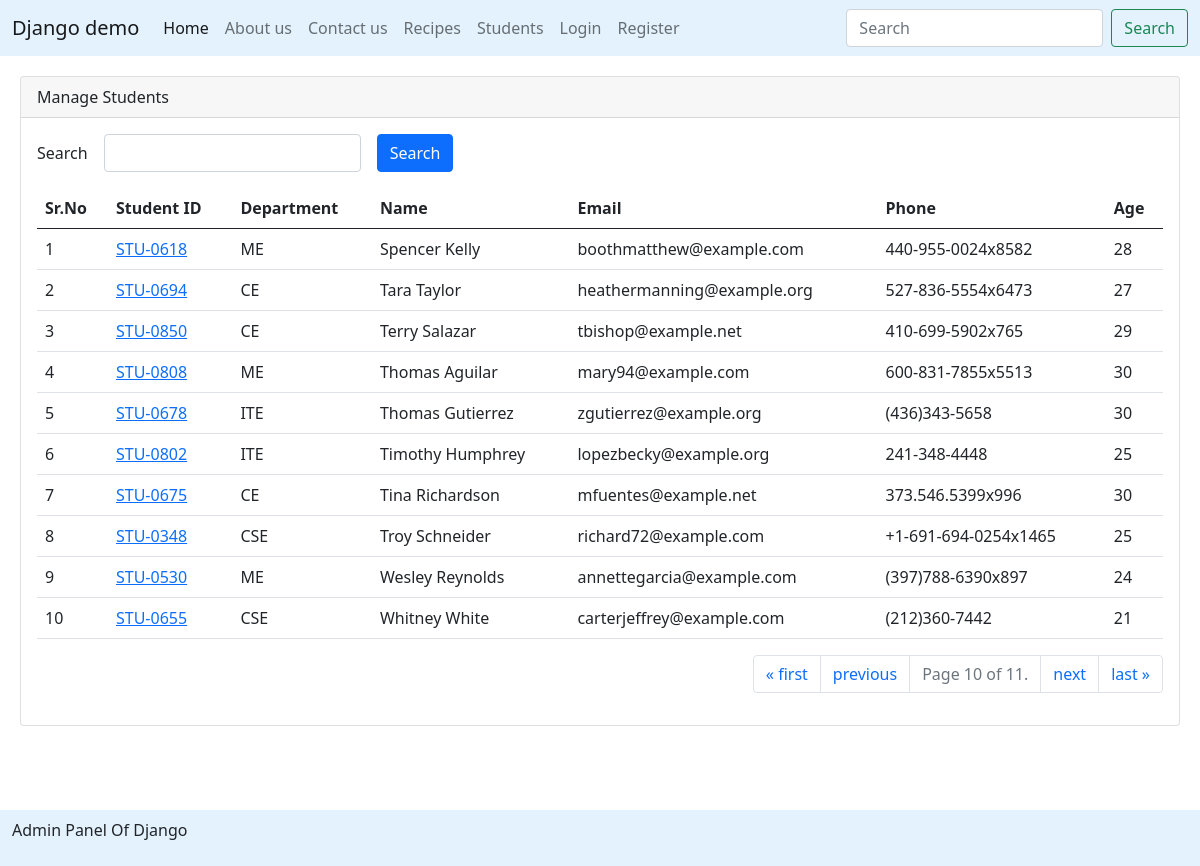
Page /students/?page=10 on the earlier database version.
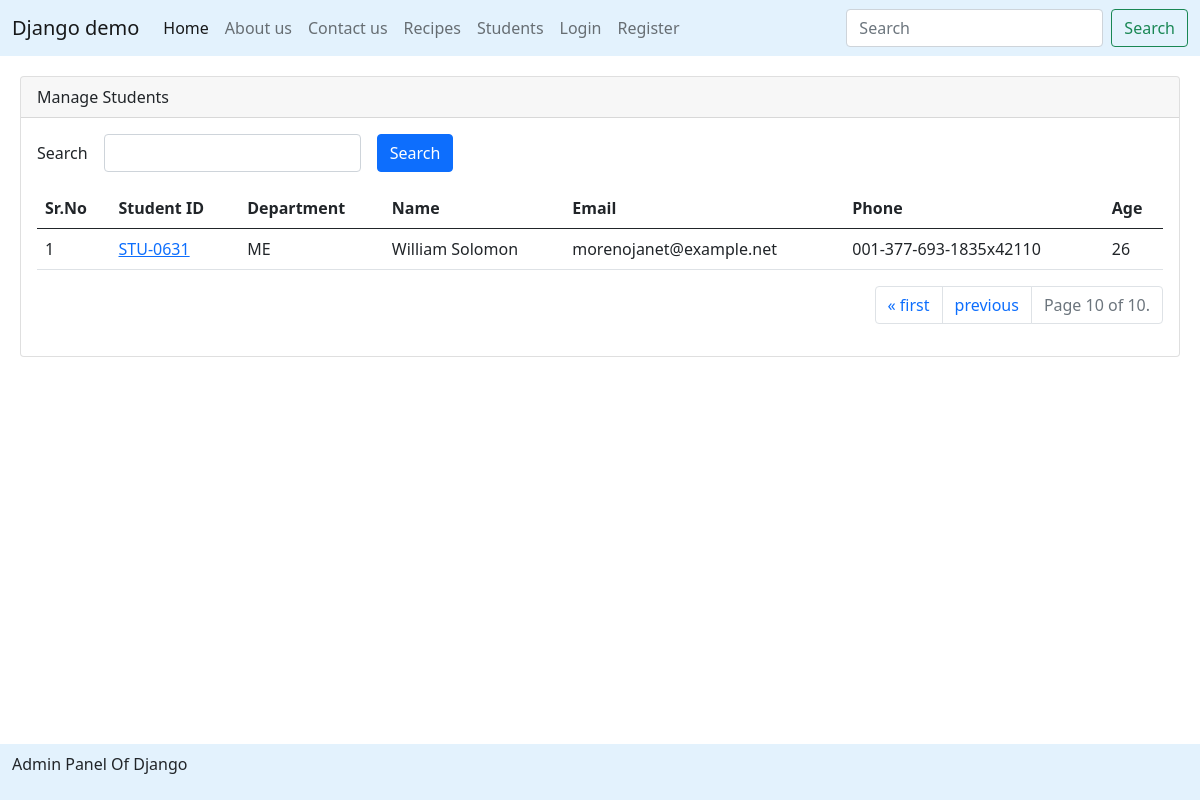
Same page on the later database version.
### recipe/models.py (models this page shows, shortened)
class Student(models.Model):
    department = models.ForeignKey(Department, related_name="depart", on_delete=models.CASCADE)
    student_id = models.OneToOneField(StudentID, related_name="studentid", on_delete=models.CASCADE)
    name = models.CharField(max_length=100)
    email = models.EmailField()
    phone = models.CharField(max_length=100)
    age = models.IntegerField()
    address = models.TextField(null=True, blank=True)
    is_deleted = models.BooleanField(default=False)
    objects = StudentsManager()
    admin_objects = models.Manager()
    class Meta:
        ordering = ['name']
        verbose_name = "student"

class StudentID(models.Model):
    student_id = models.CharField(max_length=100)
    def __str__(self) -> str:
        return self.student_id

class Department(models.Model):
    department = models.CharField(max_length=100)
    def __str__(self) -> str:
        return self.department
    class Meta:
        ordering = ['department']

### recipe/views.py (the view, shortened to what this page needs)
# urls.py: path('students/', get_students, name="get_students"),
def get_students(request):
   queryset = Student.objects.all()
   paginator = Paginator(queryset, 10)  # Show 25 contacts per page.
   page_number = request.GET.get("page",1)
   page_obj = paginator.get_page(page_number)
   context = {'page':'Django Students Data', 'students':page_obj}
   return render(request, 'report/students.html', context)

### recipe/models.py (called while the page is built)
    def get_queryset(self):
        return super().get_queryset().filter(is_deleted = False)

### recipe/templates/report/students.html (shortened to what this page needs)
{% extends "layouts/master.html" %}
{% block main %}
<div class="card" style="margin: 20px;">
    <div class="card-header">
       Manage Students
    </div>
    <div class="card-body">
        <form>
            <div class="mb-3">
                <div class="row g-3 align-items-center">
                    <div class="col-auto">
                        <label for="search" class="col-form-label">Search</label>
                    </div>
                    <div class="col-auto">
                        <input type="text" id="search" name="search"
                            class="form-control">
                    </div>
                    <div class="col-auto">
                        <button type="submit" class="btn btn-primary">
                            Search
                    </div>
                </div>
            </div>
        </form>
            <table class="table">
                <thead>
                    <tr>
                        <th>Sr.No</th>
                        <th>Student ID</th>
                        <th>Department</th>
                        <th>Name</th>
                        <th>Email</th>
                        <th>Phone</th>
                        <th>Age</th>
                    </tr>
                </thead>
                <tbody>
                    {% for student in students %}
                    <tr>
                        <td>{{ forloop.counter }}</td>
                        <td>
                            <a href="{% url 'see_marks' student.student_id %}">
                            {{ student.student_id }}
                        </a>
                        </td>
                        <td>{{ student.department }}</td>
                        <td>{{ student.name }}</td>
                        <td>{{ student.email }}</td>
                        <td>{{ student.phone }}</td>
                        <td>{{ student.age }}</td>
                    </tr>
                    {% endfor %}
                </tbody>
            </table>
            <nav aria-label="Page navigation example">
                <ul class="pagination justify-content-end">
                  {% if students.has_previous %}
                  <li class="page-item"><a class="page-link" href="?page=1">&laquo; first</a></li>
                    <li class="page-item"><a class="page-link" href="?page={{ students.previous_page_number }}">previous</a></li>
              {% endif %}
              <li class="page-item disabled">
                <a class="page-link" href="#">
                    Page {{ students.number }} of {{ students.paginator.num_pages }}.
                </a>
              </li>
              {% if students.has_next %}
              <li class="page-item"><a class="page-link" href="?page={{ students.next_page_number }}">next</a></li>
                <li class="page-item"><a class="page-link" href="?page={{ students.paginator.num_pages }}">last &raquo;</a></li>
              {% endif %}
                </ul>
              </nav>
    </div>
</div>
<br>
<br>
<br>
<br>
<br>
    {% endblock %}

Differences in the rows shown:
no longer on this page (row edited): Student: student_id "STU-0618", department "ME", name "Spencer Kelly", email "boothmatthew@example.com", phone "440-955-0024x8582", age "28"
no longer on this page (row edited): Student: student_id "STU-0694", department "CE", name "Tara Taylor", email "heathermanning@example.org", phone "527-836-5554x6473", age "27"
no longer on this page (row edited): Student: student_id "STU-0850", department "CE", name "Terry Salazar", email "tbishop@example.net", phone "410-699-5902x765", age "29"
no longer on this page (row edited): Student: student_id "STU-0808", department "ME", name "Thomas Aguilar", email "mary94@example.com", phone "600-831-7855x5513", age "30"
no longer on this page (row edited): Student: student_id "STU-0678", department "ITE", name "Thomas Gutierrez", email "zgutierrez@example.org", phone "(436)343-5658", age "30"
no longer on this page (row edited): Student: student_id "STU-0802", department "ITE", name "Timothy Humphrey", email "lopezbecky@example.org", phone "241-348-4448", age "25"
no longer on this page (row edited): Student: student_id "STU-0675", department "CE", name "Tina Richardson", email "mfuentes@example.net", phone "373.546.5399x996", age "30"
no longer on this page (row edited): Student: student_id "STU-0348", department "CSE", name "Troy Schneider", email "richard72@example.com", phone "+1-691-694-0254x1465", age "25"
no longer on this page (row edited): Student: student_id "STU-0530", department "ME", name "Wesley Reynolds", email "annettegarcia@example.com", phone "(397)788-6390x897", age "24"
no longer on this page (row edited): Student: student_id "STU-0655", department "CSE", name "Whitney White", email "carterjeffrey@example.com", phone "(212)360-7442", age "21"
now on this page (row edited): Student: student_id "STU-0631", department "ME", name "William Solomon", email "morenojanet@example.net", phone "001-377-693-1835x42110", age "26"
Other differences:
{{ students.paginator.num_pages }}: "11" → "10"
text no longer shown: "next last »"
